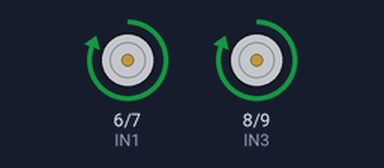
Bench run of a sketch on a simulated Arduino Uno, built with avr-gcc and run on an emulated ATmega328P. Shown: motor-driver pin pairs drawn as motors (green arrow = first pin HIGH = forward, orange = second pin HIGH = backward, longer = more drive, scaled by the enable pin).

Above: at 1.0 s.
At 3.0 s:
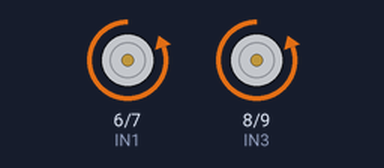
At 5.0 s:
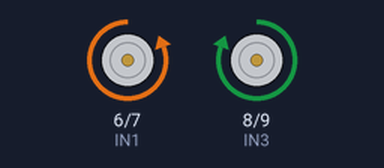
At 9.0 s:
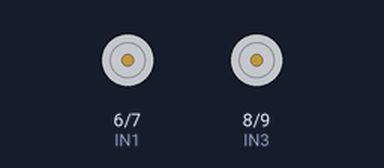
Timing chart, 0 to 13.0 s (numbered marks = the images above):
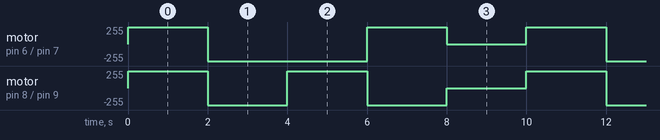

The sketch:

Robot-Drivetrain.ino
```cpp
// Constants for the pin numbers
const int IN1 = 6;
const int IN2 = 7;
const int IN3 = 8;
const int IN4 = 9;
const int ENA = 5;
const int ENB = 10;

// Constants for the PWM drive speed
const int DRIVE_SPEED = 255;

void setup() {
  // Set all the pins as outputs
  pinMode(IN1, OUTPUT);
  pinMode(IN2, OUTPUT);
  pinMode(IN3, OUTPUT);
  pinMode(IN4, OUTPUT);
  pinMode(ENA, OUTPUT);
  pinMode(ENB, OUTPUT);
}

void loop() {
  // Drive forward
  driveForward();
  delay(2000);

  // Reverse
  reverse();
  delay(2000);

  // Turn left
  left();
  delay(2000);

  // Turn right
  right();
  delay(2000);

  // Stop
  stop();
  delay(2000);
}

void driveForward() {
  // Set the left motor to drive forward
  digitalWrite(IN1, HIGH);
  digitalWrite(IN2, LOW);
  // Set the right motor to drive forward
  digitalWrite(IN3, HIGH);
  digitalWrite(IN4, LOW);
  // Set the drive speed for both motors
  analogWrite(ENA, DRIVE_SPEED);
  analogWrite(ENB, DRIVE_SPEED);
}

void reverse() {
  // Set the left motor to reverse
  digitalWrite(IN1, LOW);
  digitalWrite(IN2, HIGH);
  // Set the right motor to reverse
  digitalWrite(IN3, LOW);
  digitalWrite(IN4, HIGH);
  // Set the drive speed for both motors
  analogWrite(ENA, DRIVE_SPEED);
  analogWrite(ENB, DRIVE_SPEED);
}

void left() {
  // Set the left motor to reverse
  digitalWrite(IN1, LOW);
  digitalWrite(IN2, HIGH);
  // Set the right motor to drive forward
  digitalWrite(IN3, HIGH);
  digitalWrite(IN4, LOW);
  // Set the drive speed for both motors
  analogWrite(ENA, DRIVE_SPEED);
  analogWrite(ENB, DRIVE_SPEED);
}

void right() {
  // Set the left motor to drive forward
  digitalWrite(IN1, HIGH);
  digitalWrite(IN2, LOW);
  // Set the right motor to reverse
  digitalWrite(IN3, LOW);
  digitalWrite(IN4, HIGH);
  // Set the drive speed for both motors
  analogWrite(ENA, DRIVE_SPEED);
  analogWrite(ENB, DRIVE_SPEED);
}

void stop() {
  // Set both motors to stop
  digitalWrite(IN1, LOW);
  digitalWrite(IN2, LOW);
  digitalWrite(IN3, LOW);
  digitalWrite(IN4, LOW);
  // Set the drive speed for both motors to 0
  analogWrite(ENA, 0);
  analogWrite(ENB, 0);
}
```

Measured:
- by itself, motor on pin 6 (IN1) / pin 7 (IN2): repeats every 10.0 s: backward 255/255 4.0 s, forward 255/255 2.0 s, stopped 2.0 s, forward 255/255 2.0 s
- by itself, motor on pin 8 (IN3) / pin 9 (IN4): repeats every 10.0 s: backward 255/255 2.0 s, forward 255/255 2.0 s, backward 255/255 2.0 s, stopped 2.0 s, forward 255/255 2.0 s
